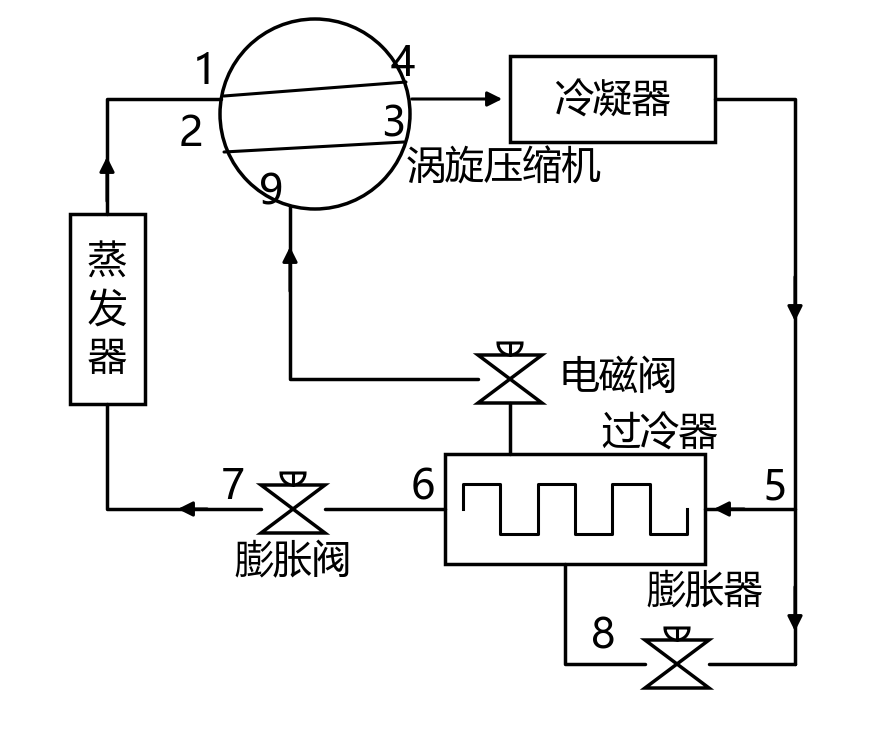

Here is the Python script that generated this plot:
# -*- coding: utf-8 -*-
"""涡旋压缩机 + 过冷器(经济器) 制冷循环示意图

状态点编号:
  1  压缩机吸气        4  压缩机排气 -> 冷凝器
  5  冷凝器出口/过冷器进口(分流点)
  6  过冷器主路出口 -> 膨胀阀
  7  膨胀阀出口 -> 蒸发器
  8  膨胀器出口 -> 过冷器底部(补气支路)
  9  过冷器补气出口 -> 电磁阀 -> 压缩机补气口
"""
import os

import matplotlib
import matplotlib.pyplot as plt
from matplotlib import font_manager as fm
from matplotlib.patches import Circle, Polygon, Rectangle, Wedge

# ---------- 中文字体 ----------
FONT_CANDIDATES = [
    "Microsoft YaHei", "SimHei", "DengXian", "SimSun",
    "Microsoft JhengHei", "Noto Sans CJK SC",
    "Source Han Sans SC", "WenQuanYi Zen Hei", "Arial Unicode MS",
]
_installed = {f.name for f in fm.fontManager.ttflist}
FONT = next((c for c in FONT_CANDIDATES if c in _installed), "DejaVu Sans")
matplotlib.rcParams["font.family"] = "sans-serif"
matplotlib.rcParams["font.sans-serif"] = [FONT, "DejaVu Sans"]
matplotlib.rcParams["axes.unicode_minus"] = False
print("使用字体：", FONT)

# ---------- 画布 ----------
W, H = 880, 740
fig, ax = plt.subplots(figsize=(W / 100, H / 100), dpi=100)
ax.set_xlim(0, W)
ax.set_ylim(H, 0)          # y 向下, 便于按参考图坐标直接布局
ax.set_aspect("equal")
ax.axis("off")
fig.patch.set_facecolor("white")

BLACK = "#000000"
LW = 2.5
NUM = 30                   # 状态点编号字号


def txt(x, y, s, size=28, ha="center", va="center", rot=0):
    ax.text(x, y, s, fontsize=size, fontfamily=FONT, ha=ha, va=va,
            color=BLACK, rotation=rot)


def num(x, y, s):
    txt(x, y, s, size=NUM)


def line(pts, lw=LW):
    xs, ys = zip(*pts)
    ax.plot(xs, ys, color=BLACK, lw=lw,
            solid_capstyle="round", solid_joinstyle="round")


def arrow(x1, y1, x2, y2, size=22, lw=2.2):
    ax.annotate("", xy=(x2, y2), xytext=(x1, y1),
                arrowprops=dict(arrowstyle="-|>", lw=lw,
                                color=BLACK, mutation_scale=size))


def valve(x, y, w=64, h=48):
    """蝶形阀符号(两个对顶三角形) + 顶部圆冠"""
    ax.add_patch(Polygon([(x - w / 2, y - h / 2), (x + w / 2, y - h / 2), (x, y)],
                         closed=True, facecolor="white",
                         edgecolor=BLACK, lw=LW))
    ax.add_patch(Polygon([(x - w / 2, y + h / 2), (x + w / 2, y + h / 2), (x, y)],
                         closed=True, facecolor="white",
                         edgecolor=BLACK, lw=LW))
    line([(x, y - h / 2), (x, y - h / 2 - 12)], lw=2.2)
    ax.add_patch(Wedge((x, y - h / 2 - 12), 12, 0, 180,
                       facecolor="white", edgecolor=BLACK, lw=2.2))


def square_wave(x0, x1, y, amp=25, n=6):
    """方波, 表示过冷器内部换热面"""
    seg = (x1 - x0) / n
    xs, ys, x = [x0], [y], x0
    for i in range(n):
        yv = y - amp if i % 2 == 0 else y + amp
        xs.append(x)
        ys.append(yv)
        x += seg
        xs.append(x)
        ys.append(yv)
    xs.append(x)
    ys.append(y)
    ax.plot(xs, ys, color=BLACK, lw=2.2)


# =========================
# 部件
# =========================
# --- 涡旋压缩机 ---
CC, CR = (310, 110), 95
ax.add_patch(Circle(CC, CR, facecolor="white", edgecolor=BLACK, lw=LW))
line([(219, 92), (401, 78)], lw=2.2)      # 上涡旋线
line([(219, 148), (399, 138)], lw=2.2)    # 下涡旋线
txt(402, 162, "涡旋压缩机", ha="left")
num(200, 68, "1")
num(186, 130, "2")
num(388, 120, "3")
num(398, 60, "4")
num(266, 188, "9")

# --- 冷凝器 ---
ax.add_patch(Rectangle((505, 52), 205, 86,
                       facecolor="white", edgecolor=BLACK, lw=LW))
txt(607, 95, "冷凝器")
arrow(404, 95, 500, 95)                   # 排气 -> 冷凝器

# --- 蒸发器 ---
ax.add_patch(Rectangle((65, 210), 75, 190,
                       facecolor="white", edgecolor=BLACK, lw=LW))
txt(102, 305, "蒸\n发\n器")

# --- 过冷器 ---
ax.add_patch(Rectangle((440, 450), 260, 110,
                       facecolor="white", edgecolor=BLACK, lw=LW))
square_wave(458, 682, 505, amp=25, n=6)
txt(655, 428, "过冷器")

# --- 阀件 ---
valve(288, 505)                           # 膨胀阀
txt(288, 556, "膨胀阀")
valve(505, 375)                           # 电磁阀
txt(556, 372, "电磁阀", ha="left")
valve(672, 660)                           # 膨胀器
txt(700, 585, "膨胀器")

# =========================
# 管路
# =========================
# 蒸发器 -> 压缩机吸气
line([(102, 210), (102, 95), (216, 95)])
arrow(102, 200, 102, 150)

# 冷凝器 -> 右侧下行总管
line([(710, 95), (790, 95), (790, 660)])
arrow(790, 270, 790, 320)
arrow(790, 580, 790, 630)

# 5: 总管 -> 过冷器 主路进口
line([(790, 505), (700, 505)])
arrow(742, 505, 706, 505)
num(770, 483, "5")

# 过冷器 -> 膨胀阀 -> 蒸发器
line([(440, 505), (320, 505)])
num(418, 483, "6")
line([(256, 505), (102, 505), (102, 400)])
num(228, 483, "7")
arrow(205, 505, 170, 505)

# 8: 总管 -> 膨胀器 -> 过冷器底部(补气支路)
line([(790, 660), (704, 660)])
line([(640, 660), (560, 660), (560, 560)])
num(598, 632, "8")

# 9: 过冷器补气出口 -> 电磁阀 -> 压缩机补气口
line([(505, 450), (505, 399)])
line([(473, 375), (285, 375), (285, 202)])
arrow(285, 290, 285, 240)

# =========================
# 输出
# =========================
BASE = os.path.dirname(os.path.abspath(__file__))
PNG = os.path.join(BASE, "涡旋压缩机循环示意图.png")
plt.tight_layout(pad=0)
plt.savefig(PNG, dpi=100, bbox_inches="tight", pad_inches=0.05)
plt.show()
print("已生成图片：", PNG)
